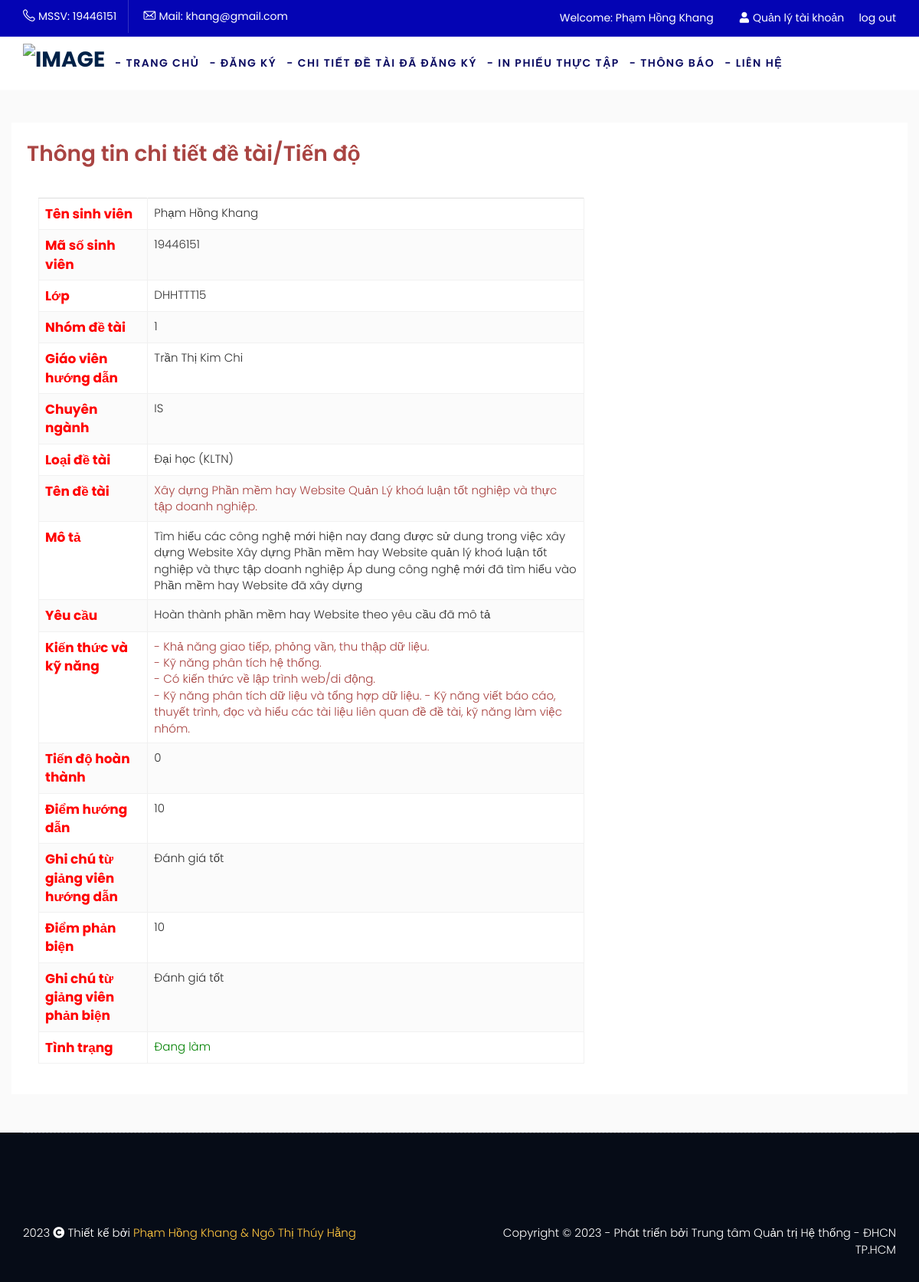
Screenshot of /index.php?option=u_registertopic&id=1 (signed in) with the database file from the repository.
### tables this page shows
CREATE TABLE `registertopic` (
  `ID` int NOT NULL,
  `Name` varchar(200) DEFAULT NULL,
  `StudentID` varchar(200) DEFAULT NULL,
  `ClassRoom` varchar(200) DEFAULT NULL,
  `username` varchar(255) NOT NULL,
  `StudentName` varchar(200) DEFAULT NULL,
  `GroupName` varchar(200) DEFAULT NULL,
  `Process` int DEFAULT NULL,
  `TopicType` varchar(200) DEFAULT NULL,
  `TopicName` varchar(200) DEFAULT NULL,
  `TeacherID` int DEFAULT NULL,
  `TeacherName` varchar(200) DEFAULT NULL,
  `Subject` varchar(200) DEFAULT NULL,
  `Type` int DEFAULT NULL,
  `Status` int DEFAULT NULL,
  `GuidePoints` float DEFAULT NULL,
  `PointProcess` float DEFAULT NULL,
  `Commnet` varchar(500) DEFAULT NULL,
  `Commentcounter` varchar(255) DEFAULT NULL,
  `ThesisTopicID` int DEFAULT NULL,
  `SupervisingTeacherID` int DEFAULT NULL
);

CREATE TABLE `thesistopic` (
  `ID` int NOT NULL,
  `Name` varchar(1000) DEFAULT NULL,
  `Instructors` varchar(200) DEFAULT NULL,
  `InstructorsID` int DEFAULT NULL,
  `Subject` varchar(220) DEFAULT NULL,
  `SubjectID` int DEFAULT NULL,
  `ThesisTopicType` varchar(220) DEFAULT NULL,
  `Description` varchar(1000) DEFAULT NULL,
  `Requirement` varchar(1000) NOT NULL,
  `SkillKnowledge` varchar(1000) NOT NULL,
  `ThesisTopicTypeID` int DEFAULT NULL,
  `Status` int DEFAULT NULL,
  `SupervisingTeacher` varchar(220) DEFAULT NULL,
  `SupervisingTeacherID` int DEFAULT NULL
);

### system/load.php (called while the page is built, shortened)
<?php
function loadComponent($page=true)
{
	$pathView='views/';
	if($page==true)
	{
		$pathView.='pages/';
		if(isset($_REQUEST['option']))
		{
			$pathView.=$_REQUEST['option'];
			if($_REQUEST['option']=='cart')
			{
				if(isset($_REQUEST['cat']))
				{
					$pathView.='-'.$_REQUEST['cat'].'.php';
				}
				else
				{
					$pathView.='.php';
				}
			}
			else
			{
				if(isset($_REQUEST['id']))
				{
					$pathView.='-detail.php';
				}
			}
		}
		else
		{
			$pathView.='home.php';
		}
	}
	require_once($pathView);
}
function loadModel($name)
{
	$model = ucfirst(strtolower($name));
	$pathView ='models/'.$model.'.php';
	return new $model;
}
?>

### index.php (called while the page is built, shortened)
<?php
require_once('system/Database.php');
require_once('system/load.php');
loadComponent();
 ?>

### system/Database.php (called while the page is built, shortened)
<?php
 class Database extends config
 {
 	function __construct()
 	{
 		$this->conn = mysqli_connect($this->DB_SERVER,$this->DB_USERNAME,$this->DB_PASSWORD,$this->DB_NAME);
 		mysqli_set_charset($this->conn,"utf8");
 	}
 	function TableName($name)
 	{
 		return $this->dbprefix.$name;
 	}
 	function QueryOne($sql)
 	{
 		$result=mysqli_query($this->conn,$sql);
 		$row=mysqli_fetch_assoc($result);
 		return $row;
 	}
 }
  ?>

### models/U_registertopic.php (called while the page is built, shortened)
<?php
class u_registertopic extends Database
{
	function __construct()
	{
		$this->table = $this->TableName('registertopic');
	}
	function registertopic_rowid($id)
	{
		$sql="SELECT * FROM $this->table
		WHERE ID='$id'";
		return $this->QueryOne($sql);
	}
}
?>

### models/User.php (called while the page is built, shortened)
<?php
class User extends Database
{
	function __construct()
	{
		$this->table = $this->tablename('user');
	}
function list_user_cuss($id)
	{
		$sql="SELECT * FROM $this->table WHERE status='1' AND access='6' AND ID = '$id'";
		return $this->QueryOne($sql);
	}
}

### models/U_thesistopic.php (called while the page is built, shortened)
<?php
class u_thesistopic extends Database
{
	function __construct()
	{
		$this->table = $this->tablename('thesistopic');
	}
	function thesistopic_rowid($id)
	{
		$sql="SELECT * FROM $this->table
		WHERE id='$id'";
		return $this->QueryOne($sql);
	}
}
?>

### views/pages/u_registertopic-detail.php (the view, shortened to what this page needs)
<?php
require_once('views/header.php');
require_once ('system/load.php');
require_once ('system/Database.php');
require_once('views/header.php');
$id=$_REQUEST['id'];
$registertopic= loadModel('u_registertopic');
$row=$registertopic->registertopic_rowid($id);
$id = $row['ThesisTopicID'];
$thesisTopic=loadModel('u_thesistopic');
$rowthesisTopic=$thesisTopic->thesistopic_rowid($id);
$user = loadModel('user');
$rowUser = $user->list_user_cuss($id);
?>
<section class="booking">
	<div class="container bg-white" style="padding:20px;">
		<div class="row">
			<div class="col-md-8">
				<div class="booking-confirmed booking-outer">
					<div class="confirmation-title">
						<div class="form-title form-title-1">
							<h2 class="text-danger">Thông tin chi tiết đề tài/Tiến độ</h2>
						</div>
						<div class="payment-info detail">
							<div class="row">
								<div class="col-md-12">
								</div>
							</div>
						</div>
						<div class="col-md-12">
							<table class="table" style="margin-top:20px;">
								<tbody>
									<tr>
										<td class="title">Tên sinh viên</td>
										<td><?php echo $row['StudentName'] ?></td>
									</tr>
									<tr>
										<td class="title">Mã số sinh viên</td>
										<td><?php echo $row['username'] ?></td>
									</tr>
									<tr>
										<td class="title">Lớp</td>
										<td><?php echo $row['ClassRoom'] ?></td>
									</tr>
									<tr>
										<td class="title">Nhóm đề tài</td>
										<td><?php echo $row['GroupName']  ?></td>
									</tr>
									<tr>
										<td class="title">Giáo viên hướng dẫn</td>
										<td><?php echo $row['TeacherName'] ?></td>
									</tr>
									<tr>
										<td class="title">Chuyên ngành</td>
										<td><?php echo $row['Subject'] ?></td>
									</tr>
									<tr>
										<td class="title">Loại đề tài</td>
										<td><?php echo $rowthesisTopic['ThesisTopicType'] ?></td>
									</tr>
									<tr>
										<td class="title">Tên đề tài</td>
										<td class="b-id text-danger"><?php echo $row['TopicName'] ?></td>
									</tr>
									<td class="title">Mô tả</td>
										<td><?php echo $rowthesisTopic['Description'] ?></td>
									<tr>
										<td class="title">Yêu cầu</td>
										<td><?php echo $rowthesisTopic['Requirement'] ?></td>
									</tr>
									<tr>
										<td class="title">Kiến thức và kỹ năng</td>
										<td class="b-id text-danger"><?php echo $rowthesisTopic['SkillKnowledge'] ?></td>
									</tr>
									<tr>
										<td class="title">Tiến độ hoàn thành</td>
										<td><?php echo $row['Process'] ?></td>
									</tr>
									<tr>
										<td class="title">Điểm hướng dẫn</td>
										<td><?php echo $row['GuidePoints'] ?></td>
									</tr>
									<tr>
										<td class="title">Ghi chú từ giảng viên hướng dẫn</td>
										<td><?php echo $row['Commnet'] ?></td>
									</tr>
									<tr>
										<td class="title">Điểm phản biện</td>
										<td><?php echo $row['PointProcess'] ?></td>
									</tr>
									<tr>
										<td class="title">Ghi chú từ giảng viên phản biện</td>
										<td><?php echo $row['Commentcounter'] ?></td>
									</tr>
									<tr>
										<td class="title">Tình trạng</td>
										<td style="color: green;">Đang làm</td>
									</tr>
								</tbody>
							</table>
						</div>
					</div>
				</div>
			</section>
			<?php require_once('views/footer.php');  ?>

### public/Client/css/flight.css (style rules this page uses)
* { margin: 0; padding: 0; border: 0; outline: 0; font-size: 100%; background: transparent; box-sizing: border-box; }
header, nav, section, article, aside, footer { display: block; }
* { margin: 0; padding: 0; }
body { margin: 0; padding: 0; font-size: 15px; background:#fff; font-family: 'Poppins', sans-serif; line-height: 1.5; color: #333; font-weight: 300; }
h1,h2,h3,h4,h5,h6 { font-weight: 600; margin-bottom: 15px; color: #444444; margin-top: 0; line-height: 1.5; font-family: 'Poppins', sans-serif; }
h2 { font-size: 28px; }
section { padding: 80px 0 0px; }
table { border-collapse: collapse; width: 100%; }
td, th { border: 1px solid #f1f1f1; text-align: left; padding:15px 10px; }
tr:nth-child(even) { background-color: #fbfbfb; }
.bg-white { background: #fff!important; }

### views/pages/u_registertopic-detail.php (style rules this page uses)
.title { font-size: 17px; font-weight: bold; padding-right: 50px; color: #ff0000; }

### rows the page displays
registertopic: StudentName "Phạm Hồng Khang", username "19446151", ClassRoom "DHHTTT15", GroupName "1", TeacherName "Trần Thị Kim Chi", Subject "IS", TopicName "Xây dựng Phần mềm hay Website Quản Lý khoá luận tốt nghiệp và thực tập doanh nghiệp.", Process "0", GuidePoints "10", Commnet "Đánh giá tốt", PointProcess "10", Commentcounter "Đánh giá tốt"
thesistopic: ThesisTopicType "Đại học (KLTN)", Description "Tìm hiểu các công nghệ mới hiện nay đang được sử dung trong việc xây dựng Website Xây dựng Phần mềm hay Website quản lý khoá luận tốt nghiệp và thực tập doanh nghiệp Áp dung công nghệ mới đã tìm hiểu vào Phần mềm hay Website đã xây dựng", Requirement "Hoàn thành phần mềm hay Website theo yêu cầu đã mô tả", SkillKnowledge "- Khả năng giao tiếp, phỏng vần, thu thập dữ liệu. - Kỹ năng phân tích hệ thống. - Có kiến thức về lập trình web/di động. - Kỹ năng phân tích dữ liệu và tổng hợp dữ liệu. - Kỹ năng viết báo cáo, thuyết trình, đọc và hiểu các tài liệu liên quan đề đề tài, kỹ năng làm việc nhóm."

### other values shown
$_SESSION['customer_username'] "19446151"
$_SESSION['customer_email'] "khang@gmail.com"
$_SESSION['customer_fullname'] "Phạm Hồng Khang"
